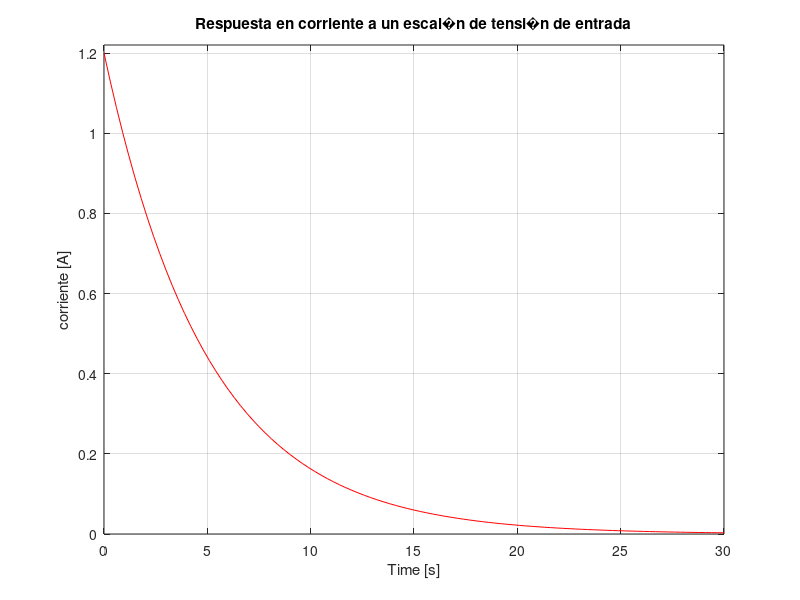

Recreate this plot in MATLAB.
%Respuesta del circuito RC
%--------------------------------------------------------------------------

%Definimos las constantes

R = 10;
C = 0.5;
V = 12;

%--------------------------------------------------------------------------

%Definimos la planta

num = [1];
num2 = [C 0];
den = [R*C 1];

Vc = tf(num,den)
Ic = tf(num2,den)

%Vemaos la respuesta al escal�n

subplot(2,1,1)
step(V*Vc)
grid on
title('Respuesta en tensi�n a un escal�n de tensi�n de entrada')
ylabel('tensi�n [V]')
axis([0 30 0 12.5])

subplot(2,1,2)
step(V*Ic,'r')
grid on
title('Respuesta en corriente a un escal�n de tensi�n de entrada')
ylabel('corriente [A]')
axis([0 30 0 1.22])




